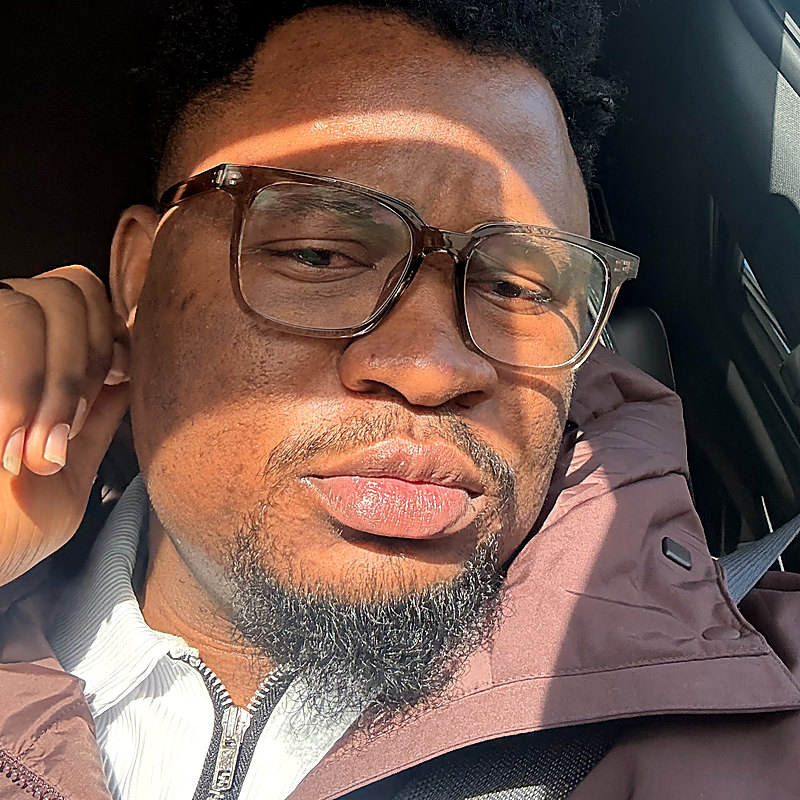
#> input picture src/assets/portrait.jpg, 800 x 800 px, found by its file name
$ python make_og.py
#> lines starting #> are read from the running program, lines starting #| are printed output that depends on the picture; after the words box and inside, x2 and y2 are one past the last pixel; in counts of white or black regions, pixels touching at a corner belong together
#!/usr/bin/env python3
"""Compose the 1200x630 link-preview card from the brand system."""
from PIL import Image, ImageDraw, ImageFont, ImageFilter, ImageOps
import pathlib

HERE = pathlib.Path(__file__).parent
W, H = 1200, 630
INK=(9,9,10); FG=(235,238,245); MUTED=(142,146,153); DIM=(94,96,102); BRAND=(97,144,255)

F = lambda n,s: ImageFont.truetype(str(HERE/"fonts"/n), s)
disp   = F("Archivo-SemiBold.ttf", 78)
markf  = F("Archivo-SemiBold.ttf", 34)
monof  = F("PlexMono-Regular.ttf", 17)
mono_s = F("PlexMono-Regular.ttf", 14)

def tracked(draw, xy, text, font, fill, track=0.0):
    """Draw text with letter-spacing; returns the advance width."""
    x, y = xy
    for ch in text:
        if draw: draw.text((x, y), ch, font=font, fill=fill)
        x += font.getlength(ch) + track
    return x - xy[0] - (track if text else 0)

def measure(text, font, track=0.0):
    return tracked(None, (0,0), text, font, None, track)

card = Image.new("RGB", (W,H), INK)

# ---- cobalt glow, top left
glow = Image.new("L", (W,H), 0)
#> glow: PIL image 1200x630 L; every value is 0
ImageDraw.Draw(glow).ellipse((-360,-420,760,360), fill=52)
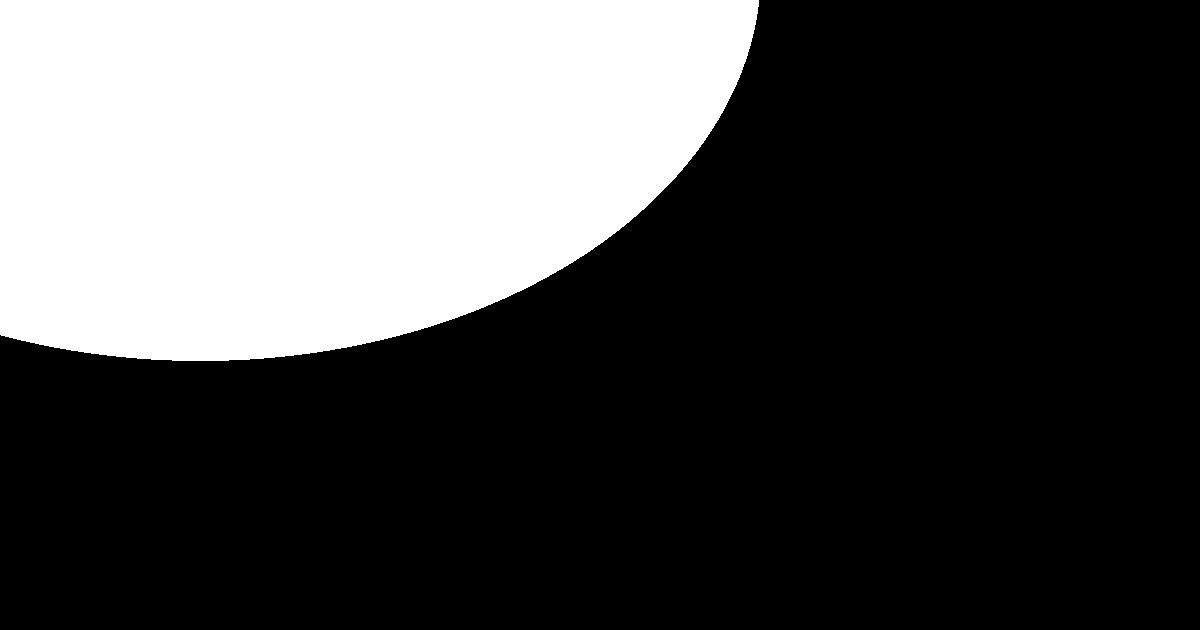
#> glow: PIL image 1200x630 L; values 0 (black) and 52 (white), 29.9% white; 1 white region, box (x1, y1, x2, y2) and area: (0, 0, 759, 361) 226033
glow = glow.filter(ImageFilter.GaussianBlur(150))
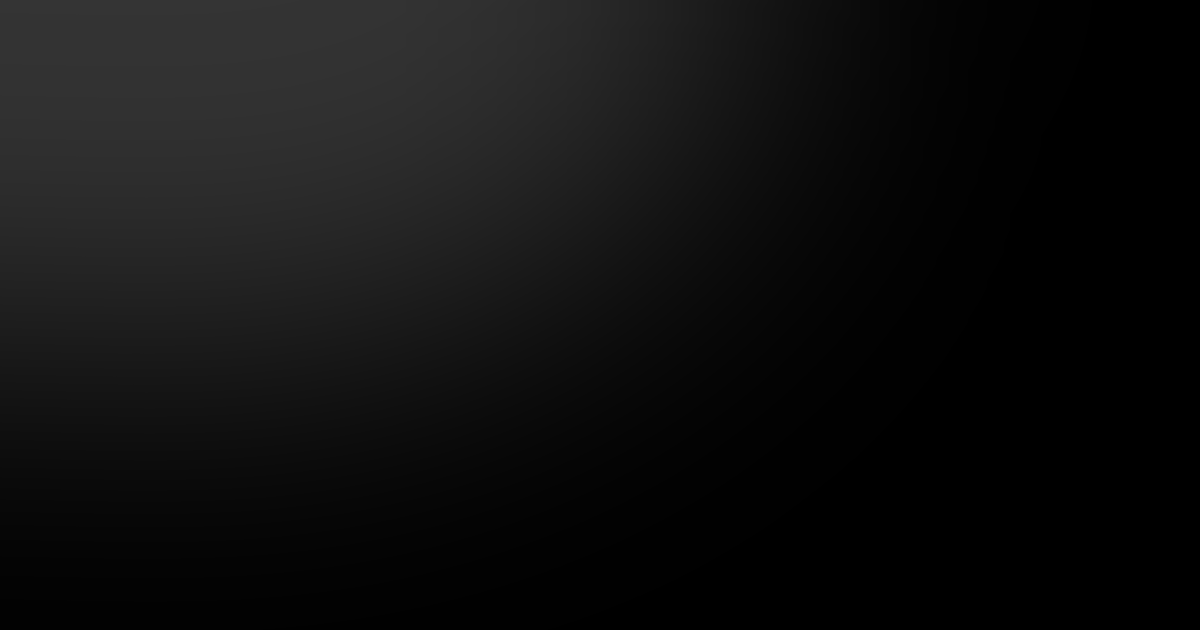
#> glow: PIL image 1200x630 L; min 0, max 52, mean 15.6
card = Image.composite(Image.new("RGB",(W,H),BRAND), card, glow.point(lambda v:int(v*0.55)))

# ---- portrait, right edge, faded into the ink
PW = 430
p = ImageOps.fit(Image.open(HERE/"portrait.jpg").convert("RGB"), (PW,H),
                 method=Image.LANCZOS, centering=(0.5,0.30))
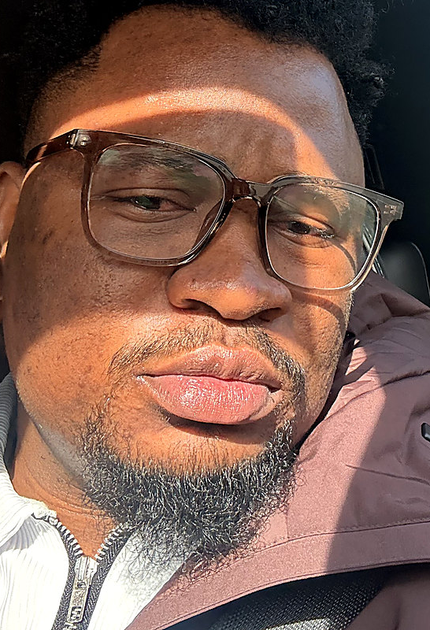
#> p: PIL image 430x630 RGB; mean R, G, B 130.3, 97.5, 85.5
fade = Image.new("L",(PW,H),255)
#> fade: PIL image 430x630 L; every value is 255
fd = ImageDraw.Draw(fade)
for i in range(190):                       # left edge dissolves into the ink
    fd.line([(i,0),(i,H)], fill=int(255*(i/190)**1.5))
card.paste(p, (W-PW,0), fade)
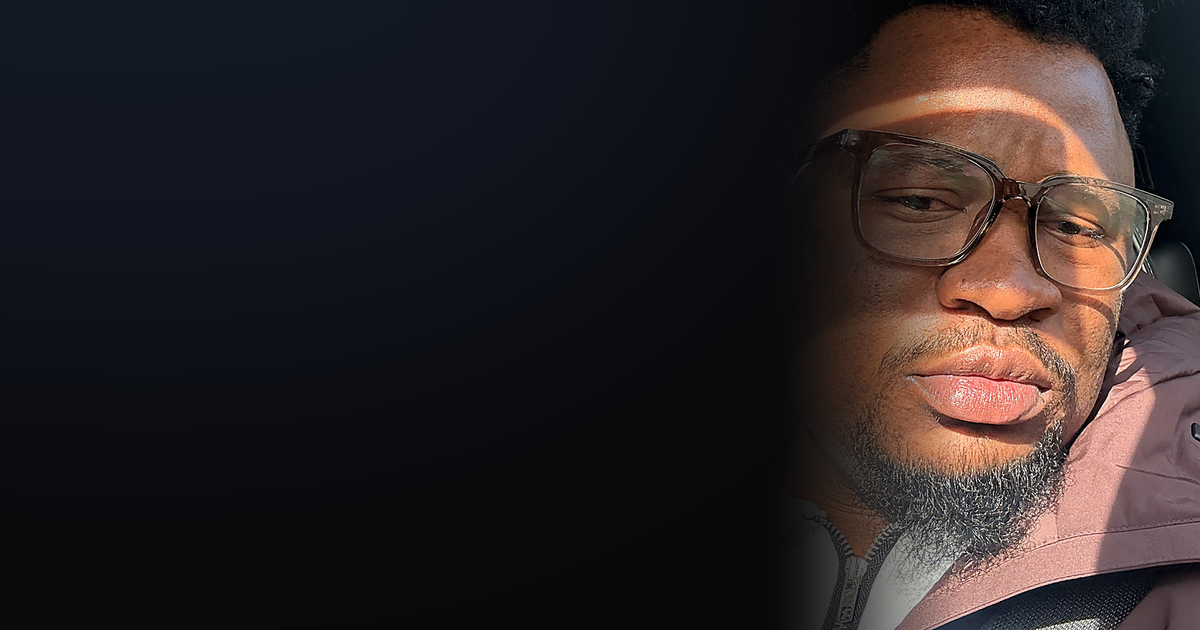
#> card: PIL image 1200x630 RGB; mean R, G, B 43, 36, 37.5

# settle the photo's bottom edge into the ink (darkest at y=H, clearing by y=H-240)
shade = Image.new("L",(PW,H),0); sd = ImageDraw.Draw(shade)
#> after `shade = Image.new('L', (PW, H), 0)`: shade: PIL image 430x630 L; every value is 0
SPAN = 240
for i in range(SPAN):
    sd.line([(0,H-i),(PW,H-i)], fill=int(165*((SPAN-i)/SPAN)**1.6))
card.paste(Image.new("RGB",(PW,H),INK), (W-PW,0), shade)
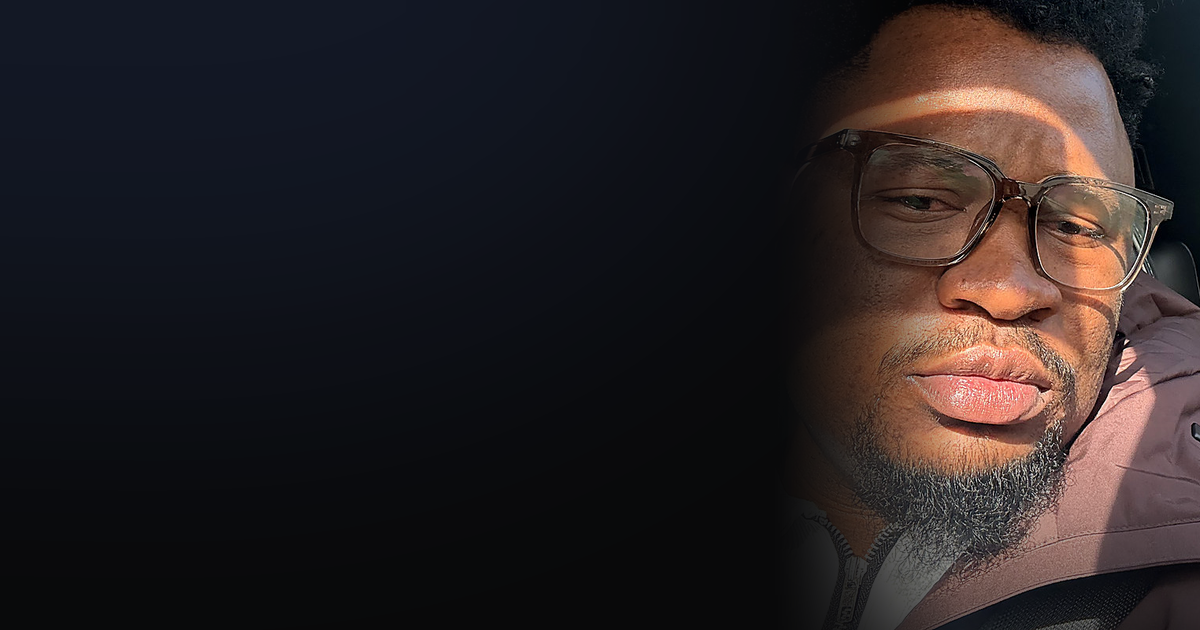
#> card: PIL image 1200x630 RGB; mean R, G, B 40.1, 33.6, 35.1

d = ImageDraw.Draw(card)
PAD = 72

# ---- wordmark
wm = tracked(d,(PAD,58),"yemmy",markf,FG,-1.0)
#> wm = 123.4
d.text((PAD+wm+1,58),".",font=markf,fill=BRAND)

# ---- headline
TRACK = -3.2
y1, y2 = 214, 306
tracked(d,(PAD,y1),"The next version",disp,FG,TRACK)
w_is = tracked(d,(PAD,y2),"is ",disp,MUTED,TRACK)
#> w_is = 80.71
sel_x = PAD + w_is + 6
#> sel_x = 158.7
sel_w = measure("a system",disp,TRACK)
tracked(d,(sel_x,y2),"a system",disp,FG,TRACK)

# selection frame + corner handles
box = (sel_x-13, y2+8, sel_x+sel_w+9, y2+disp.size+16)
#> box = (145.7, 314, 499.9, 400)
d.rectangle(box, outline=BRAND, width=2)
for cx,cy in ((box[0],box[1]),(box[2],box[1]),(box[0],box[3]),(box[2],box[3])):
    d.rectangle((cx-6,cy-6,cx+6,cy+6), fill=INK, outline=BRAND, width=2)
#> this loop made 4 passes
#> (cx, cy) on passes 1 to 4: (145.7, 314), (499.9, 314), (145.7, 400), (499.9, 400)

# ---- footer block
d.line([(PAD,486),(760,486)], fill=(41,43,46), width=1)
tracked(d,(PAD,510),"OLUWAYEMI AKINBANDE",monof,FG,1.9)
tracked(d,(PAD,540),"SENIOR PRODUCT & SERVICE DESIGNER  ·  UX ENGINEER",mono_s,MUTED,1.7)
tracked(d,(PAD,566),"CALGARY, AB  ·  CANADA  ·  GLOBAL REMOTE",mono_s,DIM,1.7)

out = pathlib.Path("/Users/yemmy/PROJECT HQ /yemmy.design/og.jpg")
card.save(out,"JPEG",quality=90,optimize=True,progressive=True,subsampling=0)
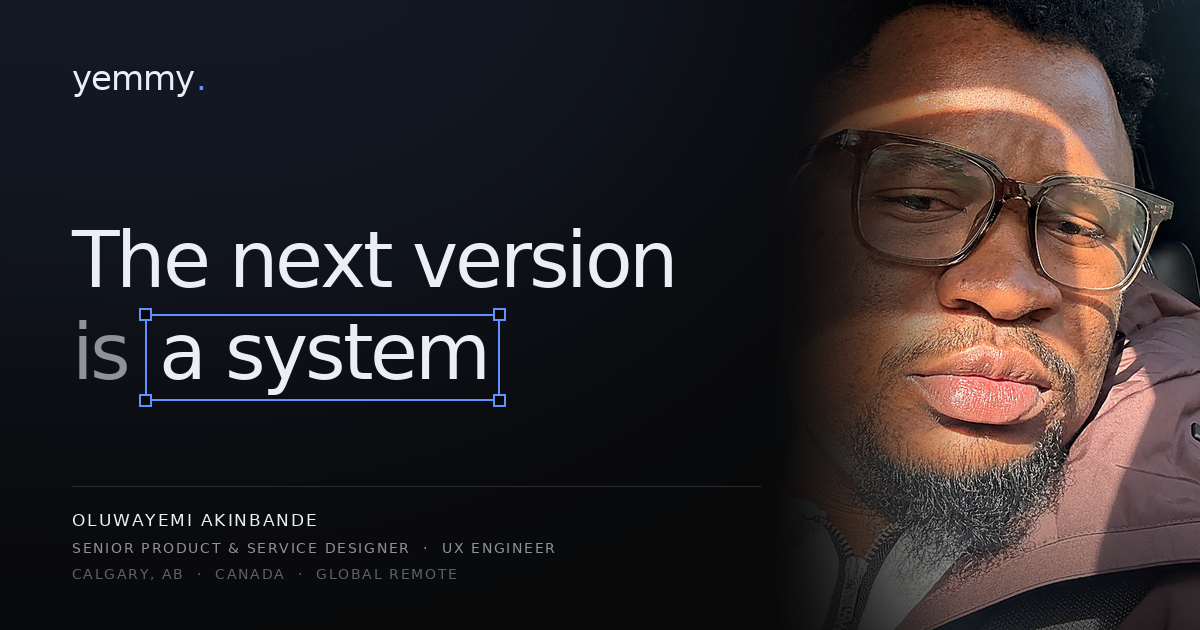
#> saved as og.jpg: PIL image 1200x630 RGB; mean R, G, B 45.6, 39.3, 41.1
card.save(HERE/"og-preview.jpg","JPEG",quality=90)
#> (the run stopped early here; a loop or call above may not have finished)
